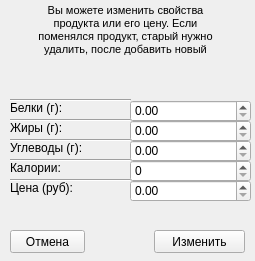
<?xml version="1.0" encoding="UTF-8"?>
<ui version="4.0">
 <class>productAdder</class>
 <widget class="QWidget" name="productAdder">
  <property name="geometry">
   <rect>
    <x>0</x>
    <y>0</y>
    <width>255</width>
    <height>261</height>
   </rect>
  </property>
  <property name="minimumSize">
   <size>
    <width>255</width>
    <height>261</height>
   </size>
  </property>
  <property name="maximumSize">
   <size>
    <width>255</width>
    <height>261</height>
   </size>
  </property>
  <property name="windowTitle">
   <string>Изменить продукт</string>
  </property>
  <widget class="QLabel" name="label">
   <property name="geometry">
    <rect>
     <x>10</x>
     <y>-20</y>
     <width>231</width>
     <height>101</height>
    </rect>
   </property>
   <property name="text">
    <string>&lt;!DOCTYPE HTML PUBLIC &quot;-//W3C//DTD HTML 4.0//EN&quot; &quot;http://www.w3.org/TR/REC-html40/strict.dtd&quot;&gt;
&lt;html&gt;&lt;head&gt;&lt;meta name=&quot;qrichtext&quot; content=&quot;1&quot; /&gt;&lt;style type=&quot;text/css&quot;&gt;
p, li { white-space: pre-wrap; }
&lt;/style&gt;&lt;/head&gt;&lt;body style=&quot; font-family:'MS Shell Dlg 2'; font-size:8pt; font-weight:400; font-style:normal;&quot;&gt;
&lt;p align=&quot;center&quot; style=&quot; margin-top:12px; margin-bottom:12px; margin-left:0px; margin-right:0px; -qt-block-indent:0; text-indent:0px;&quot;&gt;Вы можете изменить свойства&lt;br /&gt;продукта или его цену. Если&lt;br /&gt;поменялся продукт, старый нужно&lt;br /&gt;удалить, после добавить новый&lt;/p&gt;&lt;/body&gt;&lt;/html&gt;</string>
   </property>
  </widget>
  <widget class="QLabel" name="proteinLine">
   <property name="geometry">
    <rect>
     <x>10</x>
     <y>100</y>
     <width>90</width>
     <height>16</height>
    </rect>
   </property>
   <property name="text">
    <string>Белки (г):</string>
   </property>
  </widget>
  <widget class="QLabel" name="fatsLine">
   <property name="geometry">
    <rect>
     <x>10</x>
     <y>120</y>
     <width>90</width>
     <height>16</height>
    </rect>
   </property>
   <property name="text">
    <string>Жиры (г):</string>
   </property>
  </widget>
  <widget class="QLabel" name="carbonLine">
   <property name="geometry">
    <rect>
     <x>10</x>
     <y>140</y>
     <width>90</width>
     <height>16</height>
    </rect>
   </property>
   <property name="text">
    <string>Углеводы (г):</string>
   </property>
  </widget>
  <widget class="QLabel" name="caloriesLine">
   <property name="geometry">
    <rect>
     <x>10</x>
     <y>160</y>
     <width>90</width>
     <height>16</height>
    </rect>
   </property>
   <property name="text">
    <string>Калории:</string>
   </property>
  </widget>
  <widget class="QLabel" name="priceLine">
   <property name="geometry">
    <rect>
     <x>10</x>
     <y>180</y>
     <width>90</width>
     <height>16</height>
    </rect>
   </property>
   <property name="text">
    <string>Цена (руб):</string>
   </property>
  </widget>
  <widget class="Line" name="line">
   <property name="geometry">
    <rect>
     <x>10</x>
     <y>92</y>
     <width>121</width>
     <height>16</height>
    </rect>
   </property>
   <property name="orientation">
    <enum>Qt::Horizontal</enum>
   </property>
  </widget>
  <widget class="Line" name="line_2">
   <property name="geometry">
    <rect>
     <x>10</x>
     <y>112</y>
     <width>121</width>
     <height>16</height>
    </rect>
   </property>
   <property name="orientation">
    <enum>Qt::Horizontal</enum>
   </property>
  </widget>
  <widget class="Line" name="line_3">
   <property name="geometry">
    <rect>
     <x>10</x>
     <y>132</y>
     <width>121</width>
     <height>16</height>
    </rect>
   </property>
   <property name="orientation">
    <enum>Qt::Horizontal</enum>
   </property>
  </widget>
  <widget class="Line" name="line_4">
   <property name="geometry">
    <rect>
     <x>10</x>
     <y>152</y>
     <width>121</width>
     <height>16</height>
    </rect>
   </property>
   <property name="orientation">
    <enum>Qt::Horizontal</enum>
   </property>
  </widget>
  <widget class="Line" name="line_5">
   <property name="geometry">
    <rect>
     <x>10</x>
     <y>172</y>
     <width>121</width>
     <height>16</height>
    </rect>
   </property>
   <property name="orientation">
    <enum>Qt::Horizontal</enum>
   </property>
  </widget>
  <widget class="QPushButton" name="editConfirmButton">
   <property name="geometry">
    <rect>
     <x>154</x>
     <y>230</y>
     <width>91</width>
     <height>23</height>
    </rect>
   </property>
   <property name="text">
    <string>Изменить</string>
   </property>
  </widget>
  <widget class="QPushButton" name="cancelEditorButton">
   <property name="geometry">
    <rect>
     <x>10</x>
     <y>230</y>
     <width>75</width>
     <height>23</height>
    </rect>
   </property>
   <property name="text">
    <string>Отмена</string>
   </property>
  </widget>
  <widget class="QLabel" name="editorStatusText">
   <property name="geometry">
    <rect>
     <x>10</x>
     <y>70</y>
     <width>231</width>
     <height>20</height>
    </rect>
   </property>
   <property name="text">
    <string/>
   </property>
   <property name="alignment">
    <set>Qt::AlignCenter</set>
   </property>
  </widget>
  <widget class="QDoubleSpinBox" name="proteinEditor">
   <property name="geometry">
    <rect>
     <x>130</x>
     <y>100</y>
     <width>121</width>
     <height>22</height>
    </rect>
   </property>
   <property name="maximum">
    <double>9999.989999999999782</double>
   </property>
  </widget>
  <widget class="QDoubleSpinBox" name="fatsEditor">
   <property name="geometry">
    <rect>
     <x>130</x>
     <y>120</y>
     <width>121</width>
     <height>22</height>
    </rect>
   </property>
   <property name="maximum">
    <double>9999.989999999999782</double>
   </property>
  </widget>
  <widget class="QDoubleSpinBox" name="carbohydratesEditor">
   <property name="geometry">
    <rect>
     <x>130</x>
     <y>140</y>
     <width>121</width>
     <height>22</height>
    </rect>
   </property>
   <property name="maximum">
    <double>9999.989999999999782</double>
   </property>
  </widget>
  <widget class="QSpinBox" name="caloriesEditor">
   <property name="geometry">
    <rect>
     <x>130</x>
     <y>160</y>
     <width>121</width>
     <height>22</height>
    </rect>
   </property>
   <property name="maximum">
    <number>99999</number>
   </property>
  </widget>
  <widget class="QDoubleSpinBox" name="priceEditor">
   <property name="geometry">
    <rect>
     <x>130</x>
     <y>180</y>
     <width>121</width>
     <height>22</height>
    </rect>
   </property>
   <property name="maximum">
    <double>99999.990000000005239</double>
   </property>
  </widget>
 </widget>
 <resources/>
 <connections/>
</ui>
